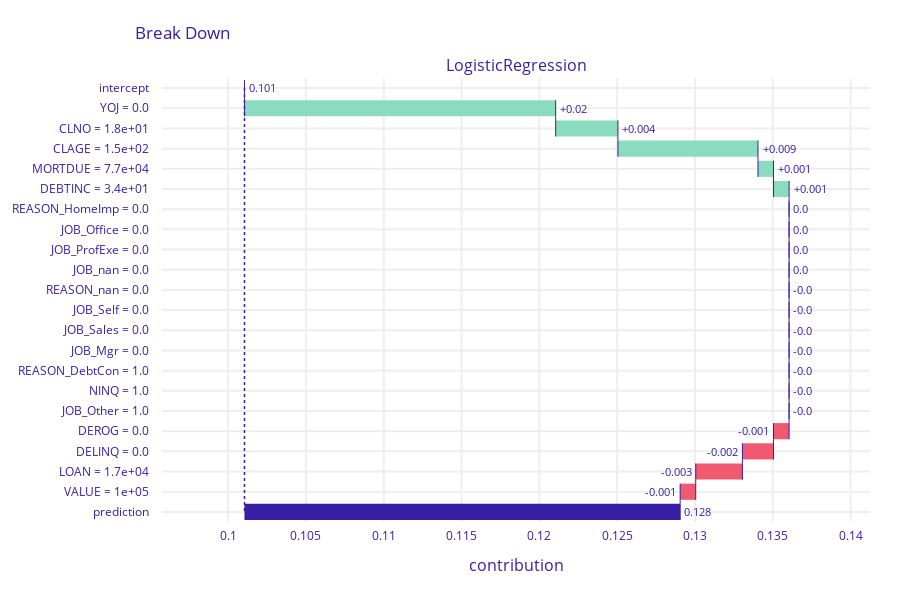

The notebook cell saved with this chart:
### Code cell
obs = pd.DataFrame(X_train.iloc[ind, :]).T
break_down = exp_lr.predict_parts(obs, type = "break_down")
break_down.plot(max_vars=len(X_train.columns))

### Figure 1 — Plotly figure (JSON) as saved in the notebook; plotly's stock layout.template omitted (floating-point values rounded to 4 significant figures)
{"data": [{"base": 0.1011, "connector": {"line": {"color": "#371ea3", "dash": "solid", "width": 1}, "mode": "spanning"}, "decreasing": {"marker": {"color": "#f05a71"}}, "hoverinfo": "text+delta", "hoverlabel": {"bgcolor": "rgba(0,0,0,0.8)"}, "hovertext": ["Average response: 0.101<br>Prediction: 0.128", "YOJ = 0.0<br>increases average response <br>by", "CLNO = 1.8e+01<br>increases average response <br>by", "CLAGE = 1.5e+02<br>increases average response <br>by", "MORTDUE = 7.7e+04<br>increases average response <br>by", "DEBTINC = 3.4e+01<br>increases average response <br>by", "REASON_HomeImp = 0.0<br>decreases average response <br>by", "JOB_Office = 0.0<br>decreases average response <br>by", "JOB_ProfExe = 0.0<br>decreases average response <br>by", "JOB_nan = 0.0<br>decreases average response <br>by", "REASON_nan = 0.0<br>decreases average response <br>by", "JOB_Self = 0.0<br>decreases average response <br>by", "JOB_Sales = 0.0<br>decreases average response <br>by", "JOB_Mgr = 0.0<br>decreases average response <br>by", "REASON_DebtCon = 1.0<br>decreases average response <br>by", "NINQ = 1.0<br>decreases average response <br>by", "JOB_Other = 1.0<br>decreases average response <br>by", "DEROG = 0.0<br>decreases average response <br>by", "DELINQ = 0.0<br>decreases average response <br>by", "LOAN = 1.7e+04<br>decreases average response <br>by", "VALUE = 1e+05<br>decreases average response <br>by", "Average response: 0.101<br>Prediction: 0.128"], "increasing": {"marker": {"color": "#8bdcbe"}}, "measure": ["relative", "relative", "relative", "relative", "relative", "relative", "relative", "relative", "relative", "relative", "relative", "relative", "relative", "relative", "relative", "relative", "relative", "relative", "relative", "relative", "relative", "total"], "orientation": "h", "showlegend": false, "text": ["0.101", "+0.02", "+0.004", "+0.009", "+0.001", "+0.001", "0.0", "0.0", "0.0", "0.0", "-0.0", "-0.0", "-0.0", "-0.0", "-0.0", "-0.0", "-0.0", "-0.001", "-0.002", "-0.003", "-0.001", "0.128"], "textposition": "outside", "totals": {"marker": {"color": "#371ea3"}}, "type": "waterfall", "x": [0, 0.02, 0.004, 0.009, 0.001, 0.001, 0, 0, 0, 0, 0, 0, 0, 0, 0, 0, 0, -0.001, -0.002, -0.003, -0.001, 0.027], "xaxis": "x", "y": ["intercept", "YOJ = 0.0", "CLNO = 1.8e+01", "CLAGE = 1.5e+02", "MORTDUE = 7.7e+04", "DEBTINC = 3.4e+01", "REASON_HomeImp = 0.0", "JOB_Office = 0.0", "JOB_ProfExe = 0.0", "JOB_nan = 0.0", "REASON_nan = 0.0", "JOB_Self = 0.0", "JOB_Sales = 0.0", "JOB_Mgr = 0.0", "REASON_DebtCon = 1.0", "NINQ = 1.0", "JOB_Other = 1.0", "DEROG = 0.0", "DELINQ = 0.0", "LOAN = 1.7e+04", "VALUE = 1e+05", "prediction"], "yaxis": "y"}], "layout": {"annotations": [{"font": {"size": 16}, "showarrow": false, "text": "LogisticRegression", "x": 0.5, "xanchor": "center", "xref": "paper", "y": 1, "yanchor": "bottom", "yref": "paper"}, {"font": {"size": 16}, "showarrow": false, "text": "contribution", "x": 0.5, "xanchor": "center", "xref": "paper", "y": 0, "yanchor": "top", "yref": "paper", "yshift": -30}], "font": {"color": "#371ea3"}, "height": 593, "margin": {"b": 71, "r": 30, "t": 78}, "shapes": [{"line": {"color": "#371ea3", "dash": "dot", "width": 1.5}, "type": "line", "x0": 0.1011, "x1": 0.1011, "xref": "x", "y0": 0, "y1": 21, "yref": "y"}], "title": {"text": "Break Down", "x": 0.15}, "xaxis": {"anchor": "y", "automargin": true, "domain": [0, 1], "fixedrange": true, "gridwidth": 2, "range": [0.09575, 0.1413], "tickcolor": "white", "ticklen": 3, "ticks": "outside", "type": "linear", "zeroline": false}, "yaxis": {"anchor": "x", "automargin": true, "autorange": "reversed", "domain": [0, 1], "fixedrange": true, "gridwidth": 2, "tickcolor": "white", "ticklen": 10, "ticks": "outside", "type": "category"}}}
